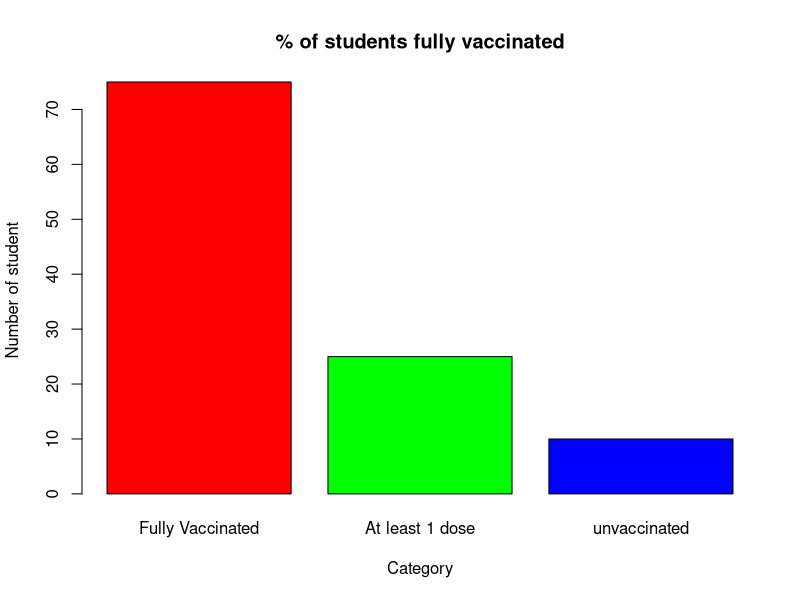

This figure's R source:
# Create data for the graph.
# Total of fully vaccinated students in the class of (110) students
Vaccination_data<- c(75, 25, 10)
category <- c("Fully Vaccinated", "At least 1 dose", "unvaccinated")


# Plot the chart.
barplot(Vaccination_data, names.arg= category, xlab="Category",ylab="Number of student",
        main = "% of students fully vaccinated", 
        col = rainbow(length(category)))
